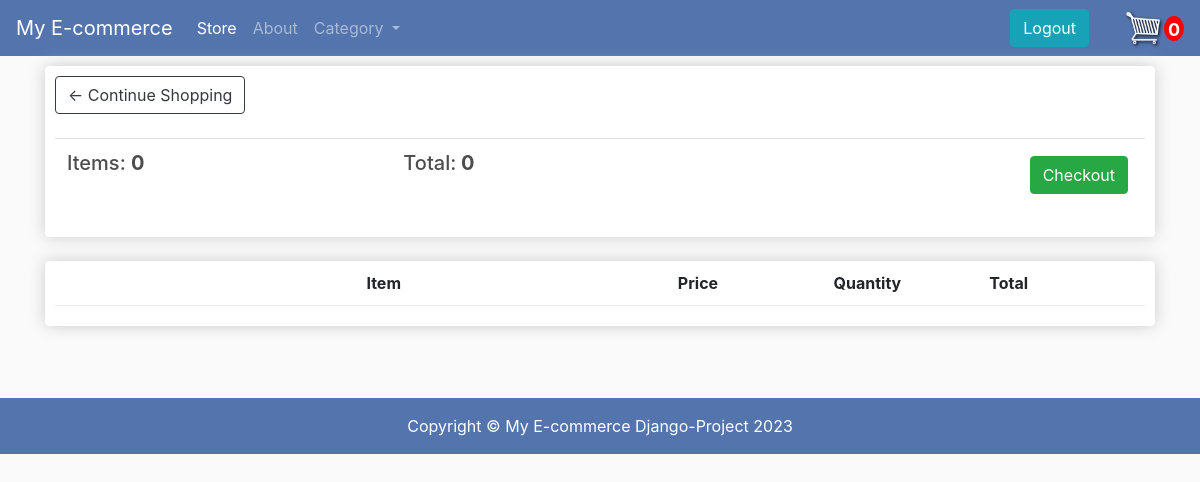
The app's page /cart/ (signed in), older data.
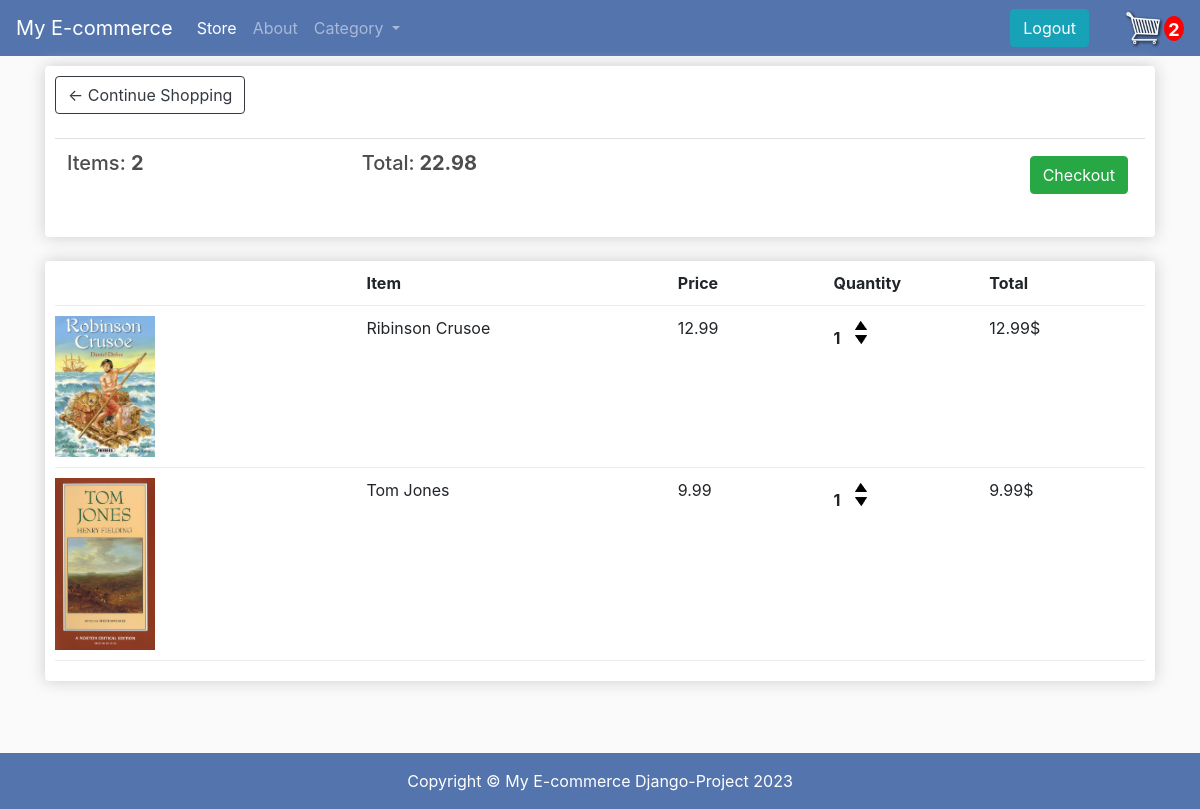
The same page, newer data.
### store/models.py (models this page shows, shortened)
class Order(models.Model):
    customer = models.ForeignKey(Customer, on_delete=models.SET_NULL, null=True, blank=True)
    date_ordered = models.DateTimeField(auto_now_add=True)
    complete = models.BooleanField(default=False)
    transaction_id = models.CharField(max_length=100, null=True)
    @property
    def get_cart_tot(self):
        orderitems = self.orderitem_set.all()
        total = sum([item.get_total for item in orderitems ])
        return total
    @property
    def get_cart_items(self):
        orderitems = self.orderitem_set.all()
        total = sum([item.quantity for item in orderitems ])
        return total

class OrderItem(models.Model):
    product = models.ForeignKey(Product, on_delete = models.SET_NULL, null=True)
    order = models.ForeignKey(Order, on_delete = models.SET_NULL, null=True)
    quantity = models.IntegerField(default = 0, null = True, blank = True)
    date_added = models.DateTimeField(auto_now_add=True)
    @property
    def get_total(self):
        total = self.product.price * self.quantity
        return total

class Product(models.Model):
    name = models.CharField(max_length=200, null=True)
    price = models.DecimalField(max_digits=7, decimal_places=2)
    digital = models.BooleanField(default=False, null=True, blank=True)
    category = models.ForeignKey(Category, on_delete= models.CASCADE, default=1)
    description = models.CharField(max_length=300, default='', blank=True)
    image = models.ImageField(null=True, blank =True)
    @property
    def imageURL(self):
        try:
            url= self.image.url
        except:
            url = ''
        return url

### store/views.py (the view)
# urls.py: path('cart/', views.cart, name= "cart"),
def cart(request):
    data = cartData(request)
    cartItems = data['cartItems']
    order = data['order']
    items = data['items']
    context = {'items' : items, 'order': order, 'cartItems': cartItems}
    return render (request, 'store/cart.html', context)

### store/utils.py (called while the page is built)
def cartData(request):
    if request.user.is_authenticated:
        customer = request.user.customer
        order, created = Order.objects.get_or_create(customer = customer, complete = False)
        items = order.orderitem_set.all()
        cartItems = order.get_cart_items
    else:
        cookieData = cookieCart(request)
        cartItems = cookieData['cartItems']
        order = cookieData['order']
        items = cookieData['items']
    return{'cartItems' : cartItems, 'order': order, 'items': items}

### store/templates/store/cart.html
{% extends 'store/main.html' %}
 {% load static %}
 {% static "images" as baseUrl %}
 {% block content %}
 <div class="row">
    <div class="col-lg-12">
        <div class="box-element">
            <a  class="btn btn-outline-dark" href="{% url 'store' %}">&#x2190; Continue Shopping</a>
            <br>
            <br>
            <table class="table">
                <tr>
                    <th><h5>Items: <strong>{{order.get_cart_items}}</strong></h5></th>
                    <th><h5>Total:<strong> {{order.get_cart_tot}}</strong></h5></th>
                    <th>
                        <a  style="float:right; margin:5px;" class="btn btn-success" href="{% url 'checkout' %}">Checkout</a>
                    </th>
                </tr>
            </table>
        </div>
        <br>
        <div class="box-element">
            <div class="cart-row">
                <div style="flex:2"></div>
                <div style="flex:2"><strong>Item</strong></div>
                <div style="flex:1"><strong>Price</strong></div>
                <div style="flex:1"><strong>Quantity</strong></div>
                <div style="flex:1"><strong>Total</strong></div>
            </div>
            {% for item in items %}
            <div class="cart-row">
                <div style="flex:2"><img class="row-image" src="{{ item.product.imageURL }}"></div>
                <div style="flex:2">{{item.product.name}}</div>
                <div style="flex:1">{{item.product.price|floatformat:2}}</div>
                <div style="flex:1">
                    <p class="quantity">{{item.quantity}}</p>
                    <div class="quantity">
                        <img data-product={{item.product.id}} data-action="add"  class="chg-quantity update-cart" src="{% static  'images/arrow-up.png' %}">
                        <img data-product={{item.product.id}} data-action="remove" class="chg-quantity update-cart" src="{% static  'images/arrow-down.png' %}">
                    </div>
                </div>
                <div style="flex:1"><p>{{item.get_total}}$</p></div>
            </div>
            {% endfor %}
        </div>
    </div>
</div>
 {% endblock content %}

### store/templates/store/main.html (shortened to what this page needs)
{% load static %}
{% static "images" as baseUrl %}
<!DOCTYPE html>
<html>
<head>
<link rel="stylesheet" href="https://stackpath.bootstrapcdn.com/bootstrap/4.4.1/css/bootstrap.min.css"
integrity="sha384-Vkoo8x4CGsO3+Hhxv8T/Q5PaXtkKtu6ug5TOeNV6gBiFeWPGFN9MuhOf23Q9Ifjh"
crossorigin="anonymous">
<link rel = "stylesheet" type="text/css" href="{% static 'css/main.css' %}">
</head>
<body>
    <nav class="navbar navbar-expand-lg navbar-dark bg-dark">
        <a class="navbar-brand" href="{% url 'store' %}"> My E-commerce </a>
        <div class="collapse navbar-collapse" id="navbarSupportedContent">
          <ul class="navbar-nav mr-auto">
            <li class="nav-item active">
              <a class="nav-link" href="{% url 'store' %}"> Store  <span class="sr-only">(current)</span></a>
            </li>
            <li class="nav-item">
              <a class="nav-link" href="{% url 'about' %}"> About</a>
            </li>
            <li class="nav-item dropdown">
              <a class="nav-link dropdown-toggle" href="{% url 'category'%}" id="navbarDropdown" role="button" data-toggle="dropdown" aria-haspopup="true" aria-expanded="false">
                Category
              </a>
            </li>
          </ul>
          <div class="form-inline my-2 my-lg-0">
            {% if user.is_authenticated %}
              <a href="{% url 'logout' %}" class="btn btn-info ml-2">Logout</a>
            {% else %}
              <a href="{% url 'register' %}" class="btn btn-info mr-2 ml-3">Register Now</a>
              <a href="{% url 'login' %}" class="btn btn-info mr-2 ml-3">Login</a>
            {% endif %}
        <div class="cart-icon-container">
            <a href="{% url 'cart' %}" style="text-decoration: none;">
                <img id="cart-icon" src="{% static 'images/cart.png' %}" alt="Cart Icon">
            </a>
        </div>
        <p id="cart-total" style="display: inline-block; vertical-align: middle; margin-bottom: 0; font-weight: bold; font-size: 18px;">{{ cartItems }}</p>
       </div>
        </div>
      </nav>
    <div class="container">
        {% block content %}
        {% endblock content %}
    </div>
    <br/><br/><br/>
    <footer class="py-3 bg-dark">
      <div class="container"><p class="m-0 text-center text-white">Copyright &copy; My E-commerce Django-Project 2023</p></div>
    </footer>
</body>
</html>

### static/css/main.css (style rules this page uses)
body { background-color: hsl(0, 0%, 98%); }
h1,h2,h3,h4,h5,h6 { color:hsl(0, 0%, 30%); }
.box-element { box-shadow:hsl(0, 0%, 80%) 0 0 16px; background-color: #fff; border-radius: 4px; padding: 10px; }
.bg-dark { background-color: #5374ad!important; }
#cart-icon { width:25px; display: inline-block; margin-left: 15px; }
#cart-total { display: block; text-align: center; color:#fff; background-color: red; width: 20px; height: 25px; border-radius: 50%; font-size: 14px; }
.col-lg-4, .col-lg-6, .col-lg-8, .col-lg-12 { margin-top: 10px; }
.btn { border-radius: 5; }
.row-image { width: 100px; }
.cart-row { display: flex; align-items: flex-stretch; padding-bottom: 10px; margin-bottom: 10px; border-bottom: 1px solid #ececec; }
.quantity { display: inline-block; font-weight: 700; padding-right:10px; }
.chg-quantity { width: 12px; cursor: pointer; display: block; margin-top: 5px; transition:.1s; }

### store/templates/store/main.html (style rules this page uses)
.cart-icon-container { display: inline-block; float: right; margin-left: 20px; }
#cart-icon { width: 40px; height: auto; }

Row changes from the older to the newer data that the page shows:
changed Order: get_cart_items "0" → "2"; get_cart_tot "0" → "22.98"
added OrderItem: product.imageURL (picture), product.name "Ribinson Crusoe", product.price "12.99", quantity "1", get_total "12.99"
added OrderItem: product.imageURL (picture), product.name "Tom Jones", product.price "9.99", quantity "1", get_total "9.99"
Text that changed along with them:
{{ cartItems }}: "0" → "2"
